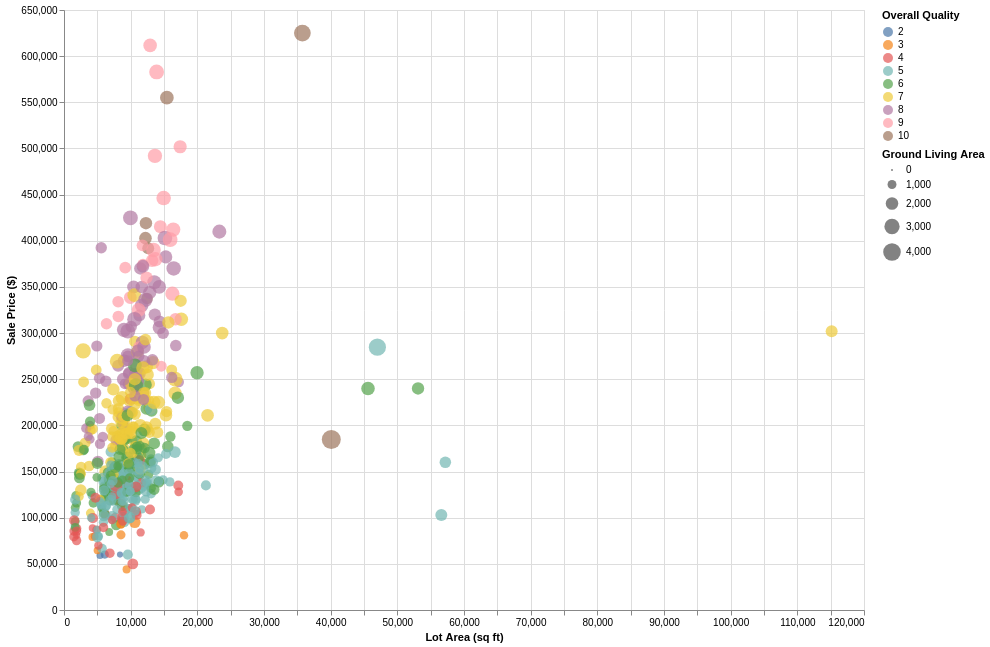

Source (notebook cell):
### Markdown cell above
## Altair

### Code cell
import pandas as pd
import altair as alt
import warnings
# Suppress the specific FutureWarning from pandas/altair
warnings.filterwarnings('ignore', category=FutureWarning)

# Load your dataset (replace with the actual path to your dataset)
# df = pd.read_csv('data.csv')  # Uncomment and use your actual dataset

# Strip whitespace from column names if necessary
df.columns = df.columns.str.strip()

# Take a subset of the data for faster rendering (optional)
df_subset = df.sample(500, random_state=42)  # Adjust the sample size as needed

# Create an Altair chart with increased width and height
chart = alt.Chart(df_subset).mark_circle(size=60).encode(
    x=alt.X('Lot Area:Q', title='Lot Area (sq ft)'),
    y=alt.Y('SalePrice:Q', title='Sale Price ($)'),
    size=alt.Size('Gr Liv Area:Q', title='Ground Living Area'),
    color=alt.Color('Overall Qual:N', title='Overall Quality'),  # Color by Overall Quality if available
    tooltip=['Lot Area', 'SalePrice', 'Gr Liv Area', 'Overall Qual'],  # Add more fields as needed
).properties(
    width=800,  # Adjust the width as desired
    height=600  # Adjust the height as desired
).interactive()  # Enable interactivity like zooming and panning

# Display the chart
chart

### Figure 1 — Vega-Lite specification as saved in the notebook (floating-point values rounded to 4 significant figures; data arrays with more than 128 entries replaced by an {"elided": "..."} marker saying what was removed)
{"config": {"view": {"continuousWidth": 300, "continuousHeight": 300}}, "data": {"name": "data-584a2d8fb8de5fdbca9f2bcb7edf53ef"}, "mark": {"type": "circle", "size": 60}, "encoding": {"color": {"field": "Overall Qual", "title": "Overall Quality", "type": "nominal"}, "size": {"field": "Gr Liv Area", "title": "Ground Living Area", "type": "quantitative"}, "tooltip": [{"field": "Lot Area", "type": "quantitative"}, {"field": "SalePrice", "type": "quantitative"}, {"field": "Gr Liv Area", "type": "quantitative"}, {"field": "Overall Qual", "type": "quantitative"}], "x": {"field": "Lot Area", "title": "Lot Area (sq ft)", "type": "quantitative"}, "y": {"field": "SalePrice", "title": "Sale Price ($)", "type": "quantitative"}}, "height": 600, "params": [{"name": "param_1", "select": {"type": "interval", "encodings": ["x", "y"]}, "bind": "scales"}], "width": 800, "$schema": "https://vega.github.io/schema/vega-lite/v5.20.1.json", "datasets": {"data-584a2d8fb8de5fdbca9f2bcb7edf53ef": {"elided": "500 records"}}}
